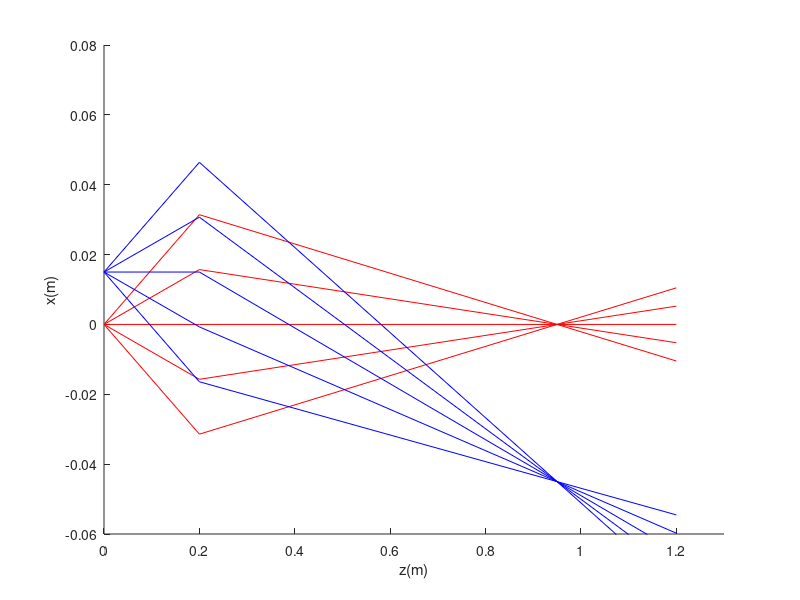

Here is the MATLAB script that generated this plot: (Note: this script raises an error after producing the figure.)
clear, clc, close all

d1 = 0.2; %distance
d2 = 0.8;
%focal length
f = 150*(1/1000);

%propagation matrix before the lens
Md = [1 d1 0 0;0 1 0 0;0 0 1 d1;0 0 0 1];
%propagation matrix after the lens
Md2 = [1 d2 0 0;0 1 0 0;0 0 1 d2;0 0 0 1];
%lens matrix
Mf = [1 0 0 0;-(1/f) 1 0 0;0 0 1 0; 0 0 -(1/f) 1];

%number of rays to simulate
N = 5;

% vector of the initial x & z positions of the objects
xPositions1 = zeros(1,N);
xPositions2 = ones(1,N)*0.015;
zPositions1 = zeros(1,N);
zPositions2 = ones(1,N)*0.015;

%evenly divide angle between -pi/20 and pi/20 N times
Angles = linspace(-pi/20,pi/20,N);

%concatenate the x positions, z positions and angles into "rays1" and
% rays2" in the form shown in the assignment.
rays_1 = [xPositions1; Angles; zPositions1; Angles];
rays_2 = [xPositions2; Angles; zPositions2; Angles];

%Multiply the rays by the propagation matrix before the lens
rays_Prop1 = Md*rays_1;
rays_Prop2 = Md*rays_2;

%plot the rays before they reach the lens
x1 = [zeros(1,N);ones(1,N)*d1];
z1 = [xPositions1;rays_Prop1(1,:)];
x2 = [zeros(1,N);ones(1,N)*d1];
z2 = [xPositions2;rays_Prop2(1,:)];

figure
hold on
plot(x1,z1,"red");
plot(x2,z2,"blue");

%multiply the propagated ray vectors by the lens matrix
rays_lens1 = Mf*rays_Prop1;
rays_lens2 = Mf*rays_Prop2;

%multiply the rays after they have hit the lens by the second propagation
%matrix
rays_Prop1M2 = Md2*rays_lens1;
rays_Prop2M2 = Md2*rays_lens2;

%plot the ray propagation after they hit the lens
x1M2 = [ones(1,N)*d1;ones(1,N)*(d1+d2+0.2)];
z1M2 = [rays_lens1(1,:);rays_Prop1M2(1,:)];
x2M2 = [ones(1,N)*d1;ones(1,N)*(d1+d2+0.2)];
z2m2 = [rays_lens2(1,:);rays_Prop2M2(1,:)];

plot(x1M2,z1M2,"red");
plot(x2M2,z2m2,"blue");

xlabel("z(m)")
ylabel("x(m)")
axis([0, 1.3 -0.06,0.08]);
title(N+" rays with a lens at"+d1+" meters with focal" + ...
    "with "+f+" focal length");

hold off
